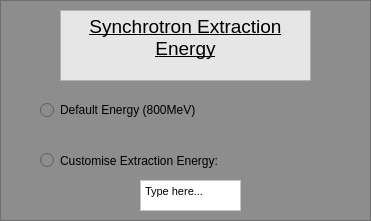
      <widget class="QFrame" name="seeFrame">
       <property name="geometry">
        <rect>
         <x>20</x>
         <y>20</y>
         <width>371</width>
         <height>221</height>
        </rect>
       </property>
       <property name="styleSheet">
        <string notr="true">background-color: rgb(141, 141, 141);</string>
       </property>
       <property name="frameShape">
        <enum>QFrame::StyledPanel</enum>
       </property>
       <property name="frameShadow">
        <enum>QFrame::Raised</enum>
       </property>
       <widget class="QTextBrowser" name="seeTitle">
        <property name="geometry">
         <rect>
          <x>60</x>
          <y>10</y>
          <width>251</width>
          <height>71</height>
         </rect>
        </property>
        <property name="styleSheet">
         <string notr="true">background-color: rgb(230, 230, 230);</string>
        </property>
        <property name="html">
         <string>&lt;!DOCTYPE HTML PUBLIC &quot;-//W3C//DTD HTML 4.0//EN&quot; &quot;http://www.w3.org/TR/REC-html40/strict.dtd&quot;&gt;
&lt;html&gt;&lt;head&gt;&lt;meta name=&quot;qrichtext&quot; content=&quot;1&quot; /&gt;&lt;style type=&quot;text/css&quot;&gt;
p, li { white-space: pre-wrap; }
&lt;/style&gt;&lt;/head&gt;&lt;body style=&quot; font-family:'MS Shell Dlg 2'; font-size:7.8pt; font-weight:400; font-style:normal;&quot;&gt;
&lt;p align=&quot;center&quot; style=&quot; margin-top:0px; margin-bottom:0px; margin-left:0px; margin-right:0px; -qt-block-indent:0; text-indent:0px;&quot;&gt;&lt;span style=&quot; font-size:14pt; text-decoration: underline;&quot;&gt;Synchrotron Extraction Energy&lt;/span&gt;&lt;/p&gt;&lt;/body&gt;&lt;/html&gt;</string>
        </property>
       </widget>
       <widget class="QRadioButton" name="defaultEnergyButton">
        <property name="geometry">
         <rect>
          <x>40</x>
          <y>100</y>
          <width>231</width>
          <height>20</height>
         </rect>
        </property>
        <property name="styleSheet">
         <string notr="true">font: 8pt &quot;Lucida Console&quot;;</string>
        </property>
        <property name="text">
         <string>Default Energy (800MeV)</string>
        </property>
       </widget>
       <widget class="QRadioButton" name="customEnergyButton">
        <property name="geometry">
         <rect>
          <x>40</x>
          <y>150</y>
          <width>261</width>
          <height>21</height>
         </rect>
        </property>
        <property name="styleSheet">
         <string notr="true">font: 8pt &quot;Lucida Console&quot;;</string>
        </property>
        <property name="text">
         <string>Customise Extraction Energy:</string>
        </property>
       </widget>
       <widget class="QTextEdit" name="inputEnergyBox">
        <property name="geometry">
         <rect>
          <x>140</x>
          <y>180</y>
          <width>101</width>
          <height>31</height>
         </rect>
        </property>
        <property name="styleSheet">
         <string notr="true">background-color: rgb(255, 255, 255);</string>
        </property>
        <property name="html">
         <string>&lt;!DOCTYPE HTML PUBLIC &quot;-//W3C//DTD HTML 4.0//EN&quot; &quot;http://www.w3.org/TR/REC-html40/strict.dtd&quot;&gt;
&lt;html&gt;&lt;head&gt;&lt;meta name=&quot;qrichtext&quot; content=&quot;1&quot; /&gt;&lt;style type=&quot;text/css&quot;&gt;
p, li { white-space: pre-wrap; }
&lt;/style&gt;&lt;/head&gt;&lt;body style=&quot; font-family:'MS Shell Dlg 2'; font-size:7.8pt; font-weight:400; font-style:normal;&quot;&gt;
&lt;p style=&quot; margin-top:0px; margin-bottom:0px; margin-left:0px; margin-right:0px; -qt-block-indent:0; text-indent:0px;&quot;&gt;&lt;span style=&quot; font-size:8pt;&quot;&gt;Type here...&lt;/span&gt;&lt;/p&gt;&lt;/body&gt;&lt;/html&gt;</string>
        </property>
       </widget>
      </widget>
